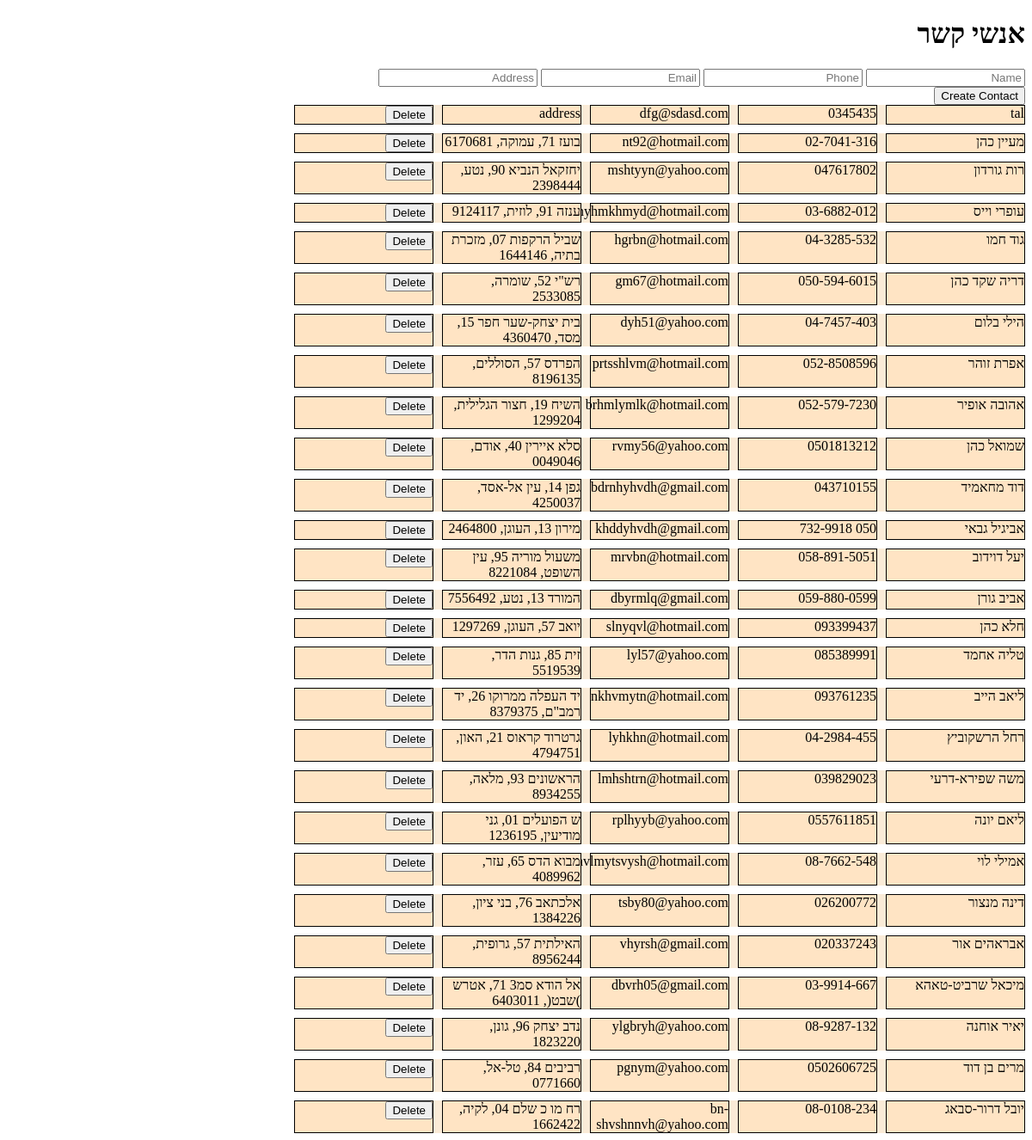
The page / on the database its author committed.
### tables this page shows
CREATE TABLE "contacts" (
	"id"	INTEGER,
	"name"	TEXT,
	"phone"	TEXT,
	"email"	TEXT,
	"address"	TEXT,
	"user_id"	INTEGER,
	PRIMARY KEY("id"),
	FOREIGN KEY("user_id") REFERENCES "users"("id")
);

### app.py (the view)
@app.route('/')
def home():
    return render_template("home.html", contacts=get_contacts())

### app.py (called while the page is built)
def get_contacts():
    with sqlite3.connect("contacts.db") as conn:
        cur=conn.cursor()
        rows=cur.execute("SELECT * FROM contacts")
        return [Contact(row) for row in rows.fetchall()]

### templates/home.html (shortened to what this page needs)
<!DOCTYPE html>
<html lang="en">
<head>
    <link rel="stylesheet" href="static/style.css">
</head>
<body>
    <h1>אנשי קשר</h1>
    <form action="/create" method="post" id="createForm">
<input type="text" name="name" id="name" placeholder="Name">
<input type="text" name="phone" id="phone" placeholder="Phone">
<input type="text" name="email" id="email" placeholder="Email">
<input type="text" name="address" id="address" placeholder="Address">
    </form>
    <button onclick="validateCreate()">Create Contact</button>
    <div class="contacts">
    {% for contact in contacts %}
    <div class="row">
        <div class="name">{{contact.name}}</div>
        <div class="phone">{{contact.phone}}</div>
        <div class="email">{{contact.email}}</div>
        <div class="address">{{contact.address}}</div>
        <div class="delete">
    <button onclick="validate('{{contact.email}}', 'deleteForm{{contact.id}}')">Delete</button>
</div>
    </div>
    {% endfor %}
</div>
</body>
</html>

### static/style.css (style rules this page uses)
body { direction: rtl; }
.contacts { display: flex; flex-direction: column; gap: 10px; width: fit-content; }
.row { display: flex; gap: 10px; background-color:antiquewhite; }
.row > * { width: 10em; background-color: bisque; direction: rtl; border: 1px solid black; }

### rows shown on the page
contacts: name "tal", phone "0345435", email "dfg@sdasd.com", address "address"
contacts: name "מעיין כהן", phone "02-7041-316", email "nt92@hotmail.com", address "בועז 71, עמוקה, 6170681"
contacts: name "רות גורדון", phone "047617802", email "mshtyyn@yahoo.com", address "יחזקאל הנביא 90, נטע, 2398444"
contacts: name "עופרי וייס", phone "03-6882-012", email "khyhmkhmyd@hotmail.com", address "ענזה 91, לוזית, 9124117"
contacts: name "גוד חמו", phone "04-3285-532", email "hgrbn@hotmail.com", address "שביל הרקפות 07, מזכרת בתיה, 1644146"
contacts: name "דריה שקד כהן", phone "050-594-6015", email "gm67@hotmail.com", address "רש\"י 52, שומרה, 2533085"
contacts: name "הילי בלום", phone "04-7457-403", email "dyh51@yahoo.com", address "בית יצחק-שער חפר 15, מסד, 4360470"
contacts: name "אפרת זוהר", phone "052-8508596", email "prtsshlvm@hotmail.com", address "הפרדס 57, הסוללים, 8196135"
contacts: name "אהובה אופיר", phone "052-579-7230", email "brhmlymlk@hotmail.com", address "השיח 19, חצור הגלילית, 1299204"
contacts: name "שמואל כהן", phone "0501813212", email "rvmy56@yahoo.com", address "סלא איירין 40, אודם, 0049046"
contacts: name "דוד מחאמיד", phone "043710155", email "bdrnhyhvdh@gmail.com", address "גפן 14, עין אל-אסד, 4250037"
contacts: name "אביגיל גבאי", phone "050 732-9918", email "khddyhvdh@gmail.com", address "מירון 13, העוגן, 2464800"
contacts: name "יעל דוידוב", phone "058-891-5051", email "mrvbn@hotmail.com", address "משעול מוריה 95, עין השופט, 8221084"
contacts: name "אביב גורן", phone "059-880-0599", email "dbyrmlq@gmail.com", address "המורד 13, נטע, 7556492"
contacts: name "חלא כהן", phone "093399437", email "slnyqvl@hotmail.com", address "יואב 57, העוגן, 1297269"
contacts: name "טליה אחמד", phone "085389991", email "lyl57@yahoo.com", address "זית 85, גנות הדר, 5519539"
contacts: name "ליאב הייב", phone "093761235", email "nkhvmytn@hotmail.com", address "יד העפלה ממרוקו 26, יד רמב\"ם, 8379375"
contacts: name "רחל הרשקוביץ", phone "04-2984-455", email "lyhkhn@hotmail.com", address "גרטרוד קראוס 21, האון, 4794751"
contacts: name "משה שפירא-דרעי", phone "039829023", email "lmhshtrn@hotmail.com", address "הראשונים 93, מלאה, 8934255"
contacts: name "ליאם יונה", phone "0557611851", email "rplhyyb@yahoo.com", address "ש הפועלים 01, גני מודיעין, 1236195"
contacts: name "אמילי לוי", phone "08-7662-548", email "shvlmytsvysh@hotmail.com", address "מבוא הדס 65, עזר, 4089962"
contacts: name "דינה מנצור", phone "026200772", email "tsby80@yahoo.com", address "אלכתאב 76, בני ציון, 1384226"
contacts: name "אבראהים אור", phone "020337243", email "vhyrsh@gmail.com", address "האילתית 57, גרופית, 8956244"
contacts: name "מיכאל שרביט-טאהא", phone "03-9914-667", email "dbvrh05@gmail.com", address "אל הודא סמ3 71, אטרש )שבט(, 6403011"
contacts: name "יאיר אוחנה", phone "08-9287-132", email "ylgbryh@yahoo.com", address "נדב יצחק 96, גונן, 1823220"
contacts: name "מרים בן דוד", phone "0502606725", email "pgnym@yahoo.com", address "רביבים 84, טל-אל, 0771660"
contacts: name "יובל דרור-סבאג", phone "08-0108-234", email "bn-shvshnnvh@yahoo.com", address "רח מו כ שלם 04, לקיה, 1662422"
